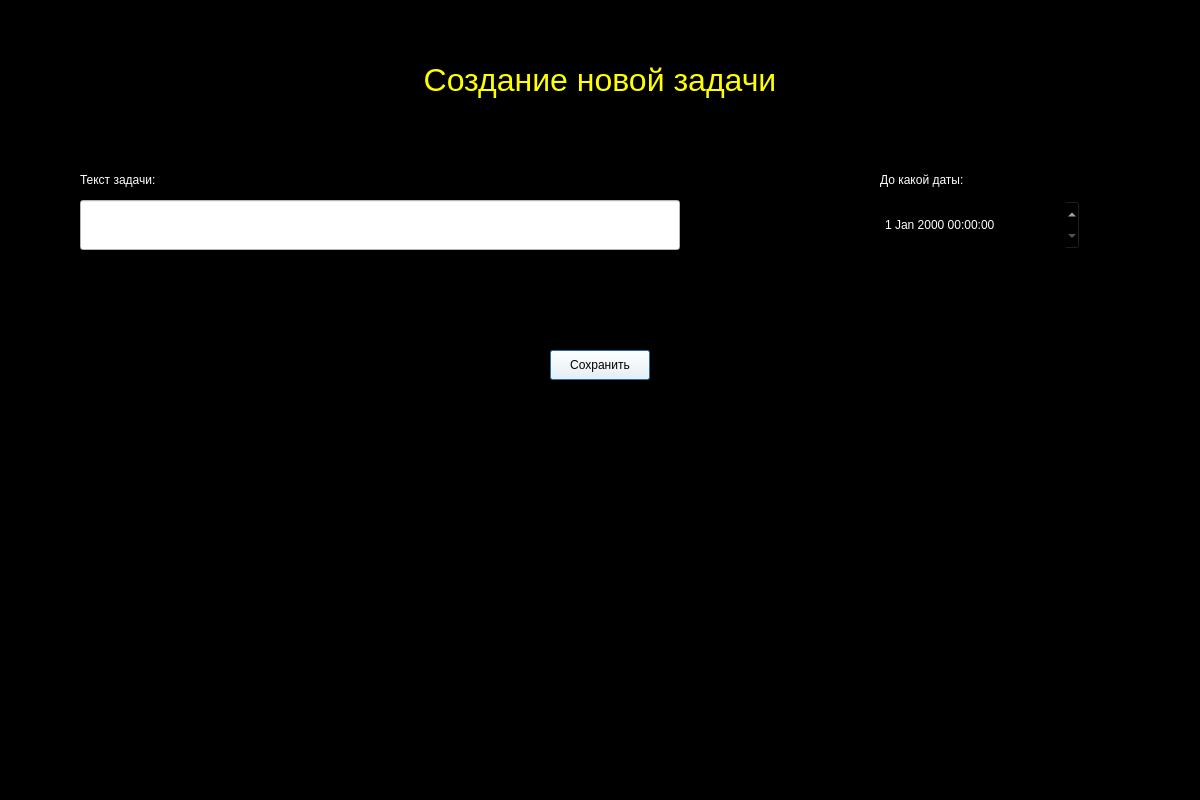
<?xml version="1.0" encoding="UTF-8"?>
<ui version="4.0">
 <class>input_new_task</class>
 <widget class="QDialog" name="input_new_task">
  <property name="geometry">
   <rect>
    <x>0</x>
    <y>0</y>
    <width>1200</width>
    <height>800</height>
   </rect>
  </property>
  <property name="palette">
   <palette>
    <active>
     <colorrole role="WindowText">
      <brush brushstyle="SolidPattern">
       <color alpha="255">
        <red>255</red>
        <green>255</green>
        <blue>255</blue>
       </color>
      </brush>
     </colorrole>
     <colorrole role="Button">
      <brush brushstyle="SolidPattern">
       <color alpha="255">
        <red>0</red>
        <green>0</green>
        <blue>0</blue>
       </color>
      </brush>
     </colorrole>
     <colorrole role="Light">
      <brush brushstyle="SolidPattern">
       <color alpha="255">
        <red>0</red>
        <green>0</green>
        <blue>0</blue>
       </color>
      </brush>
     </colorrole>
     <colorrole role="Midlight">
      <brush brushstyle="SolidPattern">
       <color alpha="255">
        <red>0</red>
        <green>0</green>
        <blue>0</blue>
       </color>
      </brush>
     </colorrole>
     <colorrole role="Dark">
      <brush brushstyle="SolidPattern">
       <color alpha="255">
        <red>0</red>
        <green>0</green>
        <blue>0</blue>
       </color>
      </brush>
     </colorrole>
     <colorrole role="Mid">
      <brush brushstyle="SolidPattern">
       <color alpha="255">
        <red>0</red>
        <green>0</green>
        <blue>0</blue>
       </color>
      </brush>
     </colorrole>
     <colorrole role="Text">
      <brush brushstyle="SolidPattern">
       <color alpha="255">
        <red>255</red>
        <green>255</green>
        <blue>255</blue>
       </color>
      </brush>
     </colorrole>
     <colorrole role="BrightText">
      <brush brushstyle="SolidPattern">
       <color alpha="255">
        <red>255</red>
        <green>255</green>
        <blue>255</blue>
       </color>
      </brush>
     </colorrole>
     <colorrole role="ButtonText">
      <brush brushstyle="SolidPattern">
       <color alpha="255">
        <red>255</red>
        <green>255</green>
        <blue>255</blue>
       </color>
      </brush>
     </colorrole>
     <colorrole role="Base">
      <brush brushstyle="SolidPattern">
       <color alpha="255">
        <red>0</red>
        <green>0</green>
        <blue>0</blue>
       </color>
      </brush>
     </colorrole>
     <colorrole role="Window">
      <brush brushstyle="SolidPattern">
       <color alpha="255">
        <red>0</red>
        <green>0</green>
        <blue>0</blue>
       </color>
      </brush>
     </colorrole>
     <colorrole role="Shadow">
      <brush brushstyle="SolidPattern">
       <color alpha="255">
        <red>0</red>
        <green>0</green>
        <blue>0</blue>
       </color>
      </brush>
     </colorrole>
     <colorrole role="AlternateBase">
      <brush brushstyle="SolidPattern">
       <color alpha="255">
        <red>0</red>
        <green>0</green>
        <blue>0</blue>
       </color>
      </brush>
     </colorrole>
     <colorrole role="ToolTipBase">
      <brush brushstyle="SolidPattern">
       <color alpha="255">
        <red>255</red>
        <green>255</green>
        <blue>220</blue>
       </color>
      </brush>
     </colorrole>
     <colorrole role="ToolTipText">
      <brush brushstyle="SolidPattern">
       <color alpha="255">
        <red>0</red>
        <green>0</green>
        <blue>0</blue>
       </color>
      </brush>
     </colorrole>
    </active>
    <inactive>
     <colorrole role="WindowText">
      <brush brushstyle="SolidPattern">
       <color alpha="255">
        <red>255</red>
        <green>255</green>
        <blue>255</blue>
       </color>
      </brush>
     </colorrole>
     <colorrole role="Button">
      <brush brushstyle="SolidPattern">
       <color alpha="255">
        <red>0</red>
        <green>0</green>
        <blue>0</blue>
       </color>
      </brush>
     </colorrole>
     <colorrole role="Light">
      <brush brushstyle="SolidPattern">
       <color alpha="255">
        <red>0</red>
        <green>0</green>
        <blue>0</blue>
       </color>
      </brush>
     </colorrole>
     <colorrole role="Midlight">
      <brush brushstyle="SolidPattern">
       <color alpha="255">
        <red>0</red>
        <green>0</green>
        <blue>0</blue>
       </color>
      </brush>
     </colorrole>
     <colorrole role="Dark">
      <brush brushstyle="SolidPattern">
       <color alpha="255">
        <red>0</red>
        <green>0</green>
        <blue>0</blue>
       </color>
      </brush>
     </colorrole>
     <colorrole role="Mid">
      <brush brushstyle="SolidPattern">
       <color alpha="255">
        <red>0</red>
        <green>0</green>
        <blue>0</blue>
       </color>
      </brush>
     </colorrole>
     <colorrole role="Text">
      <brush brushstyle="SolidPattern">
       <color alpha="255">
        <red>255</red>
        <green>255</green>
        <blue>255</blue>
       </color>
      </brush>
     </colorrole>
     <colorrole role="BrightText">
      <brush brushstyle="SolidPattern">
       <color alpha="255">
        <red>255</red>
        <green>255</green>
        <blue>255</blue>
       </color>
      </brush>
     </colorrole>
     <colorrole role="ButtonText">
      <brush brushstyle="SolidPattern">
       <color alpha="255">
        <red>255</red>
        <green>255</green>
        <blue>255</blue>
       </color>
      </brush>
     </colorrole>
     <colorrole role="Base">
      <brush brushstyle="SolidPattern">
       <color alpha="255">
        <red>0</red>
        <green>0</green>
        <blue>0</blue>
       </color>
      </brush>
     </colorrole>
     <colorrole role="Window">
      <brush brushstyle="SolidPattern">
       <color alpha="255">
        <red>0</red>
        <green>0</green>
        <blue>0</blue>
       </color>
      </brush>
     </colorrole>
     <colorrole role="Shadow">
      <brush brushstyle="SolidPattern">
       <color alpha="255">
        <red>0</red>
        <green>0</green>
        <blue>0</blue>
       </color>
      </brush>
     </colorrole>
     <colorrole role="AlternateBase">
      <brush brushstyle="SolidPattern">
       <color alpha="255">
        <red>0</red>
        <green>0</green>
        <blue>0</blue>
       </color>
      </brush>
     </colorrole>
     <colorrole role="ToolTipBase">
      <brush brushstyle="SolidPattern">
       <color alpha="255">
        <red>255</red>
        <green>255</green>
        <blue>220</blue>
       </color>
      </brush>
     </colorrole>
     <colorrole role="ToolTipText">
      <brush brushstyle="SolidPattern">
       <color alpha="255">
        <red>0</red>
        <green>0</green>
        <blue>0</blue>
       </color>
      </brush>
     </colorrole>
    </inactive>
    <disabled>
     <colorrole role="WindowText">
      <brush brushstyle="SolidPattern">
       <color alpha="255">
        <red>0</red>
        <green>0</green>
        <blue>0</blue>
       </color>
      </brush>
     </colorrole>
     <colorrole role="Button">
      <brush brushstyle="SolidPattern">
       <color alpha="255">
        <red>0</red>
        <green>0</green>
        <blue>0</blue>
       </color>
      </brush>
     </colorrole>
     <colorrole role="Light">
      <brush brushstyle="SolidPattern">
       <color alpha="255">
        <red>0</red>
        <green>0</green>
        <blue>0</blue>
       </color>
      </brush>
     </colorrole>
     <colorrole role="Midlight">
      <brush brushstyle="SolidPattern">
       <color alpha="255">
        <red>0</red>
        <green>0</green>
        <blue>0</blue>
       </color>
      </brush>
     </colorrole>
     <colorrole role="Dark">
      <brush brushstyle="SolidPattern">
       <color alpha="255">
        <red>0</red>
        <green>0</green>
        <blue>0</blue>
       </color>
      </brush>
     </colorrole>
     <colorrole role="Mid">
      <brush brushstyle="SolidPattern">
       <color alpha="255">
        <red>0</red>
        <green>0</green>
        <blue>0</blue>
       </color>
      </brush>
     </colorrole>
     <colorrole role="Text">
      <brush brushstyle="SolidPattern">
       <color alpha="255">
        <red>0</red>
        <green>0</green>
        <blue>0</blue>
       </color>
      </brush>
     </colorrole>
     <colorrole role="BrightText">
      <brush brushstyle="SolidPattern">
       <color alpha="255">
        <red>255</red>
        <green>255</green>
        <blue>255</blue>
       </color>
      </brush>
     </colorrole>
     <colorrole role="ButtonText">
      <brush brushstyle="SolidPattern">
       <color alpha="255">
        <red>0</red>
        <green>0</green>
        <blue>0</blue>
       </color>
      </brush>
     </colorrole>
     <colorrole role="Base">
      <brush brushstyle="SolidPattern">
       <color alpha="255">
        <red>0</red>
        <green>0</green>
        <blue>0</blue>
       </color>
      </brush>
     </colorrole>
     <colorrole role="Window">
      <brush brushstyle="SolidPattern">
       <color alpha="255">
        <red>0</red>
        <green>0</green>
        <blue>0</blue>
       </color>
      </brush>
     </colorrole>
     <colorrole role="Shadow">
      <brush brushstyle="SolidPattern">
       <color alpha="255">
        <red>0</red>
        <green>0</green>
        <blue>0</blue>
       </color>
      </brush>
     </colorrole>
     <colorrole role="AlternateBase">
      <brush brushstyle="SolidPattern">
       <color alpha="255">
        <red>0</red>
        <green>0</green>
        <blue>0</blue>
       </color>
      </brush>
     </colorrole>
     <colorrole role="ToolTipBase">
      <brush brushstyle="SolidPattern">
       <color alpha="255">
        <red>255</red>
        <green>255</green>
        <blue>220</blue>
       </color>
      </brush>
     </colorrole>
     <colorrole role="ToolTipText">
      <brush brushstyle="SolidPattern">
       <color alpha="255">
        <red>0</red>
        <green>0</green>
        <blue>0</blue>
       </color>
      </brush>
     </colorrole>
    </disabled>
   </palette>
  </property>
  <property name="font">
   <font>
    <family>Arial</family>
   </font>
  </property>
  <property name="windowTitle">
   <string>Новая задача</string>
  </property>
  <widget class="QLabel" name="label_3">
   <property name="geometry">
    <rect>
     <x>100</x>
     <y>30</y>
     <width>1000</width>
     <height>100</height>
    </rect>
   </property>
   <property name="palette">
    <palette>
     <active>
      <colorrole role="WindowText">
       <brush brushstyle="SolidPattern">
        <color alpha="255">
         <red>255</red>
         <green>255</green>
         <blue>0</blue>
        </color>
       </brush>
      </colorrole>
      <colorrole role="Button">
       <brush brushstyle="SolidPattern">
        <color alpha="255">
         <red>255</red>
         <green>255</green>
         <blue>0</blue>
        </color>
       </brush>
      </colorrole>
      <colorrole role="Light">
       <brush brushstyle="SolidPattern">
        <color alpha="255">
         <red>255</red>
         <green>255</green>
         <blue>127</blue>
        </color>
       </brush>
      </colorrole>
      <colorrole role="Midlight">
       <brush brushstyle="SolidPattern">
        <color alpha="255">
         <red>255</red>
         <green>255</green>
         <blue>63</blue>
        </color>
       </brush>
      </colorrole>
      <colorrole role="Dark">
       <brush brushstyle="SolidPattern">
        <color alpha="255">
         <red>127</red>
         <green>127</green>
         <blue>0</blue>
        </color>
       </brush>
      </colorrole>
      <colorrole role="Mid">
       <brush brushstyle="SolidPattern">
        <color alpha="255">
         <red>170</red>
         <green>170</green>
         <blue>0</blue>
        </color>
       </brush>
      </colorrole>
      <colorrole role="Text">
       <brush brushstyle="SolidPattern">
        <color alpha="255">
         <red>0</red>
         <green>0</green>
         <blue>0</blue>
        </color>
       </brush>
      </colorrole>
      <colorrole role="BrightText">
       <brush brushstyle="SolidPattern">
        <color alpha="255">
         <red>255</red>
         <green>255</green>
         <blue>255</blue>
        </color>
       </brush>
      </colorrole>
      <colorrole role="ButtonText">
       <brush brushstyle="SolidPattern">
        <color alpha="255">
         <red>0</red>
         <green>0</green>
         <blue>0</blue>
        </color>
       </brush>
      </colorrole>
      <colorrole role="Base">
       <brush brushstyle="SolidPattern">
        <color alpha="255">
         <red>255</red>
         <green>255</green>
         <blue>255</blue>
        </color>
       </brush>
      </colorrole>
      <colorrole role="Window">
       <brush brushstyle="SolidPattern">
        <color alpha="255">
         <red>255</red>
         <green>255</green>
         <blue>0</blue>
        </color>
       </brush>
      </colorrole>
      <colorrole role="Shadow">
       <brush brushstyle="SolidPattern">
        <color alpha="255">
         <red>0</red>
         <green>0</green>
         <blue>0</blue>
        </color>
       </brush>
      </colorrole>
      <colorrole role="AlternateBase">
       <brush brushstyle="SolidPattern">
        <color alpha="255">
         <red>255</red>
         <green>255</green>
         <blue>127</blue>
        </color>
       </brush>
      </colorrole>
      <colorrole role="ToolTipBase">
       <brush brushstyle="SolidPattern">
        <color alpha="255">
         <red>255</red>
         <green>255</green>
         <blue>220</blue>
        </color>
       </brush>
      </colorrole>
      <colorrole role="ToolTipText">
       <brush brushstyle="SolidPattern">
        <color alpha="255">
         <red>0</red>
         <green>0</green>
         <blue>0</blue>
        </color>
       </brush>
      </colorrole>
     </active>
     <inactive>
      <colorrole role="WindowText">
       <brush brushstyle="SolidPattern">
        <color alpha="255">
         <red>255</red>
         <green>255</green>
         <blue>0</blue>
        </color>
       </brush>
      </colorrole>
      <colorrole role="Button">
       <brush brushstyle="SolidPattern">
        <color alpha="255">
         <red>255</red>
         <green>255</green>
         <blue>0</blue>
        </color>
       </brush>
      </colorrole>
      <colorrole role="Light">
       <brush brushstyle="SolidPattern">
        <color alpha="255">
         <red>255</red>
         <green>255</green>
         <blue>127</blue>
        </color>
       </brush>
      </colorrole>
      <colorrole role="Midlight">
       <brush brushstyle="SolidPattern">
        <color alpha="255">
         <red>255</red>
         <green>255</green>
         <blue>63</blue>
        </color>
       </brush>
      </colorrole>
      <colorrole role="Dark">
       <brush brushstyle="SolidPattern">
        <color alpha="255">
         <red>127</red>
         <green>127</green>
         <blue>0</blue>
        </color>
       </brush>
      </colorrole>
      <colorrole role="Mid">
       <brush brushstyle="SolidPattern">
        <color alpha="255">
         <red>170</red>
         <green>170</green>
         <blue>0</blue>
        </color>
       </brush>
      </colorrole>
      <colorrole role="Text">
       <brush brushstyle="SolidPattern">
        <color alpha="255">
         <red>0</red>
         <green>0</green>
         <blue>0</blue>
        </color>
       </brush>
      </colorrole>
      <colorrole role="BrightText">
       <brush brushstyle="SolidPattern">
        <color alpha="255">
         <red>255</red>
         <green>255</green>
         <blue>255</blue>
        </color>
       </brush>
      </colorrole>
      <colorrole role="ButtonText">
       <brush brushstyle="SolidPattern">
        <color alpha="255">
         <red>0</red>
         <green>0</green>
         <blue>0</blue>
        </color>
       </brush>
      </colorrole>
      <colorrole role="Base">
       <brush brushstyle="SolidPattern">
        <color alpha="255">
         <red>255</red>
         <green>255</green>
         <blue>255</blue>
        </color>
       </brush>
      </colorrole>
      <colorrole role="Window">
       <brush brushstyle="SolidPattern">
        <color alpha="255">
         <red>255</red>
         <green>255</green>
         <blue>0</blue>
        </color>
       </brush>
      </colorrole>
      <colorrole role="Shadow">
       <brush brushstyle="SolidPattern">
        <color alpha="255">
         <red>0</red>
         <green>0</green>
         <blue>0</blue>
        </color>
       </brush>
      </colorrole>
      <colorrole role="AlternateBase">
       <brush brushstyle="SolidPattern">
        <color alpha="255">
         <red>255</red>
         <green>255</green>
         <blue>127</blue>
        </color>
       </brush>
      </colorrole>
      <colorrole role="ToolTipBase">
       <brush brushstyle="SolidPattern">
        <color alpha="255">
         <red>255</red>
         <green>255</green>
         <blue>220</blue>
        </color>
       </brush>
      </colorrole>
      <colorrole role="ToolTipText">
       <brush brushstyle="SolidPattern">
        <color alpha="255">
         <red>0</red>
         <green>0</green>
         <blue>0</blue>
        </color>
       </brush>
      </colorrole>
     </inactive>
     <disabled>
      <colorrole role="WindowText">
       <brush brushstyle="SolidPattern">
        <color alpha="255">
         <red>127</red>
         <green>127</green>
         <blue>0</blue>
        </color>
       </brush>
      </colorrole>
      <colorrole role="Button">
       <brush brushstyle="SolidPattern">
        <color alpha="255">
         <red>255</red>
         <green>255</green>
         <blue>0</blue>
        </color>
       </brush>
      </colorrole>
      <colorrole role="Light">
       <brush brushstyle="SolidPattern">
        <color alpha="255">
         <red>255</red>
         <green>255</green>
         <blue>127</blue>
        </color>
       </brush>
      </colorrole>
      <colorrole role="Midlight">
       <brush brushstyle="SolidPattern">
        <color alpha="255">
         <red>255</red>
         <green>255</green>
         <blue>63</blue>
        </color>
       </brush>
      </colorrole>
      <colorrole role="Dark">
       <brush brushstyle="SolidPattern">
        <color alpha="255">
         <red>127</red>
         <green>127</green>
         <blue>0</blue>
        </color>
       </brush>
      </colorrole>
      <colorrole role="Mid">
       <brush brushstyle="SolidPattern">
        <color alpha="255">
         <red>170</red>
         <green>170</green>
         <blue>0</blue>
        </color>
       </brush>
      </colorrole>
      <colorrole role="Text">
       <brush brushstyle="SolidPattern">
        <color alpha="255">
         <red>127</red>
         <green>127</green>
         <blue>0</blue>
        </color>
       </brush>
      </colorrole>
      <colorrole role="BrightText">
       <brush brushstyle="SolidPattern">
        <color alpha="255">
         <red>255</red>
         <green>255</green>
         <blue>255</blue>
        </color>
       </brush>
      </colorrole>
      <colorrole role="ButtonText">
       <brush brushstyle="SolidPattern">
        <color alpha="255">
         <red>127</red>
         <green>127</green>
         <blue>0</blue>
        </color>
       </brush>
      </colorrole>
      <colorrole role="Base">
       <brush brushstyle="SolidPattern">
        <color alpha="255">
         <red>255</red>
         <green>255</green>
         <blue>0</blue>
        </color>
       </brush>
      </colorrole>
      <colorrole role="Window">
       <brush brushstyle="SolidPattern">
        <color alpha="255">
         <red>255</red>
         <green>255</green>
         <blue>0</blue>
        </color>
       </brush>
      </colorrole>
      <colorrole role="Shadow">
       <brush brushstyle="SolidPattern">
        <color alpha="255">
         <red>0</red>
         <green>0</green>
         <blue>0</blue>
        </color>
       </brush>
      </colorrole>
      <colorrole role="AlternateBase">
       <brush brushstyle="SolidPattern">
        <color alpha="255">
         <red>255</red>
         <green>255</green>
         <blue>0</blue>
        </color>
       </brush>
      </colorrole>
      <colorrole role="ToolTipBase">
       <brush brushstyle="SolidPattern">
        <color alpha="255">
         <red>255</red>
         <green>255</green>
         <blue>220</blue>
        </color>
       </brush>
      </colorrole>
      <colorrole role="ToolTipText">
       <brush brushstyle="SolidPattern">
        <color alpha="255">
         <red>0</red>
         <green>0</green>
         <blue>0</blue>
        </color>
       </brush>
      </colorrole>
     </disabled>
    </palette>
   </property>
   <property name="font">
    <font>
     <family>Arial</family>
     <pointsize>24</pointsize>
    </font>
   </property>
   <property name="mouseTracking">
    <bool>false</bool>
   </property>
   <property name="layoutDirection">
    <enum>Qt::LeftToRight</enum>
   </property>
   <property name="text">
    <string>Создание новой задачи</string>
   </property>
   <property name="alignment">
    <set>Qt::AlignCenter</set>
   </property>
  </widget>
  <widget class="QLineEdit" name="lineEdit">
   <property name="geometry">
    <rect>
     <x>80</x>
     <y>200</y>
     <width>600</width>
     <height>50</height>
    </rect>
   </property>
   <property name="palette">
    <palette>
     <active>
      <colorrole role="WindowText">
       <brush brushstyle="SolidPattern">
        <color alpha="255">
         <red>0</red>
         <green>0</green>
         <blue>0</blue>
        </color>
       </brush>
      </colorrole>
      <colorrole role="Button">
       <brush brushstyle="SolidPattern">
        <color alpha="255">
         <red>255</red>
         <green>255</green>
         <blue>255</blue>
        </color>
       </brush>
      </colorrole>
      <colorrole role="Light">
       <brush brushstyle="SolidPattern">
        <color alpha="255">
         <red>255</red>
         <green>255</green>
         <blue>255</blue>
        </color>
       </brush>
      </colorrole>
      <colorrole role="Midlight">
       <brush brushstyle="SolidPattern">
        <color alpha="255">
         <red>255</red>
         <green>255</green>
         <blue>255</blue>
        </color>
       </brush>
      </colorrole>
      <colorrole role="Dark">
       <brush brushstyle="SolidPattern">
        <color alpha="255">
         <red>127</red>
         <green>127</green>
         <blue>127</blue>
        </color>
       </brush>
      </colorrole>
      <colorrole role="Mid">
       <brush brushstyle="SolidPattern">
        <color alpha="255">
         <red>170</red>
         <green>170</green>
         <blue>170</blue>
        </color>
       </brush>
      </colorrole>
      <colorrole role="Text">
       <brush brushstyle="SolidPattern">
        <color alpha="255">
         <red>0</red>
         <green>0</green>
         <blue>0</blue>
        </color>
       </brush>
      </colorrole>
      <colorrole role="BrightText">
       <brush brushstyle="SolidPattern">
        <color alpha="255">
         <red>255</red>
         <green>255</green>
         <blue>255</blue>
        </color>
       </brush>
      </colorrole>
      <colorrole role="ButtonText">
       <brush brushstyle="SolidPattern">
        <color alpha="255">
         <red>0</red>
         <green>0</green>
         <blue>0</blue>
        </color>
       </brush>
      </colorrole>
      <colorrole role="Base">
       <brush brushstyle="SolidPattern">
        <color alpha="255">
         <red>255</red>
         <green>255</green>
         <blue>255</blue>
        </color>
       </brush>
      </colorrole>
      <colorrole role="Window">
       <brush brushstyle="SolidPattern">
        <color alpha="255">
         <red>255</red>
         <green>255</green>
         <blue>255</blue>
        </color>
       </brush>
      </colorrole>
      <colorrole role="Shadow">
       <brush brushstyle="SolidPattern">
        <color alpha="255">
         <red>0</red>
         <green>0</green>
         <blue>0</blue>
        </color>
       </brush>
      </colorrole>
      <colorrole role="AlternateBase">
       <brush brushstyle="SolidPattern">
        <color alpha="255">
         <red>255</red>
         <green>255</green>
         <blue>255</blue>
        </color>
       </brush>
      </colorrole>
      <colorrole role="ToolTipBase">
       <brush brushstyle="SolidPattern">
        <color alpha="255">
         <red>255</red>
         <green>255</green>
         <blue>220</blue>
        </color>
       </brush>
      </colorrole>
      <colorrole role="ToolTipText">
       <brush brushstyle="SolidPattern">
        <color alpha="255">
         <red>0</red>
         <green>0</green>
         <blue>0</blue>
        </color>
       </brush>
      </colorrole>
     </active>
     <inactive>
      <colorrole role="WindowText">
       <brush brushstyle="SolidPattern">
        <color alpha="255">
         <red>0</red>
         <green>0</green>
         <blue>0</blue>
        </color>
       </brush>
      </colorrole>
      <colorrole role="Button">
       <brush brushstyle="SolidPattern">
        <color alpha="255">
         <red>255</red>
         <green>255</green>
         <blue>255</blue>
        </color>
       </brush>
      </colorrole>
      <colorrole role="Light">
       <brush brushstyle="SolidPattern">
        <color alpha="255">
         <red>255</red>
         <green>255</green>
         <blue>255</blue>
        </color>
       </brush>
      </colorrole>
      <colorrole role="Midlight">
       <brush brushstyle="SolidPattern">
        <color alpha="255">
         <red>255</red>
         <green>255</green>
         <blue>255</blue>
        </color>
       </brush>
      </colorrole>
      <colorrole role="Dark">
       <brush brushstyle="SolidPattern">
        <color alpha="255">
         <red>127</red>
         <green>127</green>
         <blue>127</blue>
        </color>
       </brush>
      </colorrole>
      <colorrole role="Mid">
       <brush brushstyle="SolidPattern">
        <color alpha="255">
         <red>170</red>
         <green>170</green>
         <blue>170</blue>
        </color>
       </brush>
      </colorrole>
      <colorrole role="Text">
       <brush brushstyle="SolidPattern">
        <color alpha="255">
         <red>0</red>
         <green>0</green>
         <blue>0</blue>
        </color>
       </brush>
      </colorrole>
      <colorrole role="BrightText">
       <brush brushstyle="SolidPattern">
        <color alpha="255">
         <red>255</red>
         <green>255</green>
         <blue>255</blue>
        </color>
       </brush>
      </colorrole>
      <colorrole role="ButtonText">
       <brush brushstyle="SolidPattern">
        <color alpha="255">
         <red>0</red>
         <green>0</green>
         <blue>0</blue>
        </color>
       </brush>
      </colorrole>
      <colorrole role="Base">
       <brush brushstyle="SolidPattern">
        <color alpha="255">
         <red>255</red>
         <green>255</green>
         <blue>255</blue>
        </color>
       </brush>
      </colorrole>
      <colorrole role="Window">
       <brush brushstyle="SolidPattern">
        <color alpha="255">
         <red>255</red>
         <green>255</green>
         <blue>255</blue>
        </color>
       </brush>
      </colorrole>
      <colorrole role="Shadow">
       <brush brushstyle="SolidPattern">
        <color alpha="255">
         <red>0</red>
         <green>0</green>
         <blue>0</blue>
        </color>
       </brush>
      </colorrole>
      <colorrole role="AlternateBase">
       <brush brushstyle="SolidPattern">
        <color alpha="255">
         <red>255</red>
         <green>255</green>
         <blue>255</blue>
        </color>
       </brush>
      </colorrole>
      <colorrole role="ToolTipBase">
       <brush brushstyle="SolidPattern">
        <color alpha="255">
         <red>255</red>
         <green>255</green>
         <blue>220</blue>
        </color>
       </brush>
      </colorrole>
      <colorrole role="ToolTipText">
       <brush brushstyle="SolidPattern">
        <color alpha="255">
         <red>0</red>
         <green>0</green>
         <blue>0</blue>
        </color>
       </brush>
      </colorrole>
     </inactive>
     <disabled>
      <colorrole role="WindowText">
       <brush brushstyle="SolidPattern">
        <color alpha="255">
         <red>127</red>
         <green>127</green>
         <blue>127</blue>
        </color>
       </brush>
      </colorrole>
      <colorrole role="Button">
       <brush brushstyle="SolidPattern">
        <color alpha="255">
         <red>255</red>
         <green>255</green>
         <blue>255</blue>
        </color>
       </brush>
      </colorrole>
      <colorrole role="Light">
       <brush brushstyle="SolidPattern">
        <color alpha="255">
         <red>255</red>
         <green>255</green>
         <blue>255</blue>
        </color>
       </brush>
      </colorrole>
      <colorrole role="Midlight">
       <brush brushstyle="SolidPattern">
        <color alpha="255">
         <red>255</red>
         <green>255</green>
         <blue>255</blue>
        </color>
       </brush>
      </colorrole>
      <colorrole role="Dark">
       <brush brushstyle="SolidPattern">
        <color alpha="255">
         <red>127</red>
         <green>127</green>
         <blue>127</blue>
        </color>
       </brush>
      </colorrole>
      <colorrole role="Mid">
       <brush brushstyle="SolidPattern">
        <color alpha="255">
         <red>170</red>
         <green>170</green>
         <blue>170</blue>
        </color>
       </brush>
      </colorrole>
      <colorrole role="Text">
       <brush brushstyle="SolidPattern">
        <color alpha="255">
         <red>127</red>
         <green>127</green>
         <blue>127</blue>
        </color>
       </brush>
      </colorrole>
      <colorrole role="BrightText">
       <brush brushstyle="SolidPattern">
        <color alpha="255">
         <red>255</red>
         <green>255</green>
         <blue>255</blue>
        </color>
       </brush>
      </colorrole>
      <colorrole role="ButtonText">
       <brush brushstyle="SolidPattern">
        <color alpha="255">
         <red>127</red>
         <green>127</green>
         <blue>127</blue>
        </color>
       </brush>
      </colorrole>
      <colorrole role="Base">
       <brush brushstyle="SolidPattern">
        <color alpha="255">
         <red>255</red>
         <green>255</green>
         <blue>255</blue>
        </color>
       </brush>
      </colorrole>
      <colorrole role="Window">
       <brush brushstyle="SolidPattern">
        <color alpha="255">
         <red>255</red>
         <green>255</green>
         <blue>255</blue>
        </color>
       </brush>
      </colorrole>
      <colorrole role="Shadow">
       <brush brushstyle="SolidPattern">
        <color alpha="255">
         <red>0</red>
         <green>0</green>
         <blue>0</blue>
        </color>
       </brush>
      </colorrole>
      <colorrole role="AlternateBase">
       <brush brushstyle="SolidPattern">
        <color alpha="255">
         <red>255</red>
         <green>255</green>
         <blue>255</blue>
        </color>
       </brush>
      </colorrole>
      <colorrole role="ToolTipBase">
       <brush brushstyle="SolidPattern">
        <color alpha="255">
         <red>255</red>
         <green>255</green>
         <blue>220</blue>
        </color>
       </brush>
      </colorrole>
      <colorrole role="ToolTipText">
       <brush brushstyle="SolidPattern">
        <color alpha="255">
         <red>0</red>
         <green>0</green>
         <blue>0</blue>
        </color>
       </brush>
      </colorrole>
     </disabled>
    </palette>
   </property>
   <property name="font">
    <font>
     <family>Arial</family>
     <pointsize>10</pointsize>
    </font>
   </property>
   <property name="text">
    <string/>
   </property>
   <property name="alignment">
    <set>Qt::AlignCenter</set>
   </property>
  </widget>
  <widget class="QPushButton" name="pushButton">
   <property name="geometry">
    <rect>
     <x>550</x>
     <y>350</y>
     <width>100</width>
     <height>30</height>
    </rect>
   </property>
   <property name="palette">
    <palette>
     <active>
      <colorrole role="WindowText">
       <brush brushstyle="SolidPattern">
        <color alpha="255">
         <red>0</red>
         <green>0</green>
         <blue>0</blue>
        </color>
       </brush>
      </colorrole>
      <colorrole role="Button">
       <brush brushstyle="SolidPattern">
        <color alpha="255">
         <red>255</red>
         <green>255</green>
         <blue>255</blue>
        </color>
       </brush>
      </colorrole>
      <colorrole role="Light">
       <brush brushstyle="SolidPattern">
        <color alpha="255">
         <red>255</red>
         <green>255</green>
         <blue>255</blue>
        </color>
       </brush>
      </colorrole>
      <colorrole role="Midlight">
       <brush brushstyle="SolidPattern">
        <color alpha="255">
         <red>255</red>
         <green>255</green>
         <blue>255</blue>
        </color>
       </brush>
      </colorrole>
      <colorrole role="Dark">
       <brush brushstyle="SolidPattern">
        <color alpha="255">
         <red>127</red>
         <green>127</green>
         <blue>127</blue>
        </color>
       </brush>
      </colorrole>
      <colorrole role="Mid">
       <brush brushstyle="SolidPattern">
        <color alpha="255">
         <red>170</red>
         <green>170</green>
         <blue>170</blue>
        </color>
       </brush>
      </colorrole>
      <colorrole role="Text">
       <brush brushstyle="SolidPattern">
        <color alpha="255">
         <red>0</red>
         <green>0</green>
         <blue>0</blue>
        </color>
       </brush>
      </colorrole>
      <colorrole role="BrightText">
       <brush brushstyle="SolidPattern">
        <color alpha="255">
         <red>255</red>
         <green>255</green>
         <blue>255</blue>
        </color>
       </brush>
      </colorrole>
      <colorrole role="ButtonText">
       <brush brushstyle="SolidPattern">
        <color alpha="255">
         <red>0</red>
         <green>0</green>
         <blue>0</blue>
        </color>
       </brush>
      </colorrole>
      <colorrole role="Base">
       <brush brushstyle="SolidPattern">
        <color alpha="255">
         <red>255</red>
         <green>255</green>
         <blue>255</blue>
        </color>
       </brush>
      </colorrole>
      <colorrole role="Window">
       <brush brushstyle="SolidPattern">
        <color alpha="255">
         <red>255</red>
         <green>255</green>
         <blue>255</blue>
        </color>
       </brush>
      </colorrole>
      <colorrole role="Shadow">
       <brush brushstyle="SolidPattern">
        <color alpha="255">
         <red>0</red>
         <green>0</green>
         <blue>0</blue>
        </color>
       </brush>
      </colorrole>
      <colorrole role="AlternateBase">
       <brush brushstyle="SolidPattern">
        <color alpha="255">
         <red>255</red>
         <green>255</green>
         <blue>255</blue>
        </color>
       </brush>
      </colorrole>
      <colorrole role="ToolTipBase">
       <brush brushstyle="SolidPattern">
        <color alpha="255">
         <red>255</red>
         <green>255</green>
         <blue>220</blue>
        </color>
       </brush>
      </colorrole>
      <colorrole role="ToolTipText">
       <brush brushstyle="SolidPattern">
        <color alpha="255">
         <red>0</red>
         <green>0</green>
         <blue>0</blue>
        </color>
       </brush>
      </colorrole>
     </active>
     <inactive>
      <colorrole role="WindowText">
       <brush brushstyle="SolidPattern">
        <color alpha="255">
         <red>0</red>
         <green>0</green>
         <blue>0</blue>
        </color>
       </brush>
      </colorrole>
      <colorrole role="Button">
       <brush brushstyle="SolidPattern">
        <color alpha="255">
         <red>255</red>
         <green>255</green>
         <blue>255</blue>
        </color>
       </brush>
      </colorrole>
      <colorrole role="Light">
       <brush brushstyle="SolidPattern">
        <color alpha="255">
         <red>255</red>
         <green>255</green>
         <blue>255</blue>
        </color>
       </brush>
      </colorrole>
      <colorrole role="Midlight">
       <brush brushstyle="SolidPattern">
        <color alpha="255">
         <red>255</red>
         <green>255</green>
         <blue>255</blue>
        </color>
       </brush>
      </colorrole>
      <colorrole role="Dark">
       <brush brushstyle="SolidPattern">
        <color alpha="255">
         <red>127</red>
         <green>127</green>
         <blue>127</blue>
        </color>
       </brush>
      </colorrole>
      <colorrole role="Mid">
       <brush brushstyle="SolidPattern">
        <color alpha="255">
         <red>170</red>
         <green>170</green>
         <blue>170</blue>
        </color>
       </brush>
      </colorrole>
      <colorrole role="Text">
       <brush brushstyle="SolidPattern">
        <color alpha="255">
         <red>0</red>
         <green>0</green>
         <blue>0</blue>
        </color>
       </brush>
      </colorrole>
      <colorrole role="BrightText">
       <brush brushstyle="SolidPattern">
        <color alpha="255">
         <red>255</red>
         <green>255</green>
         <blue>255</blue>
        </color>
       </brush>
      </colorrole>
      <colorrole role="ButtonText">
       <brush brushstyle="SolidPattern">
        <color alpha="255">
         <red>0</red>
         <green>0</green>
         <blue>0</blue>
        </color>
       </brush>
      </colorrole>
      <colorrole role="Base">
       <brush brushstyle="SolidPattern">
        <color alpha="255">
         <red>255</red>
         <green>255</green>
         <blue>255</blue>
        </color>
       </brush>
      </colorrole>
      <colorrole role="Window">
       <brush brushstyle="SolidPattern">
        <color alpha="255">
         <red>255</red>
         <green>255</green>
         <blue>255</blue>
        </color>
       </brush>
      </colorrole>
      <colorrole role="Shadow">
       <brush brushstyle="SolidPattern">
        <color alpha="255">
         <red>0</red>
         <green>0</green>
         <blue>0</blue>
        </color>
       </brush>
      </colorrole>
      <colorrole role="AlternateBase">
       <brush brushstyle="SolidPattern">
        <color alpha="255">
         <red>255</red>
         <green>255</green>
         <blue>255</blue>
        </color>
       </brush>
      </colorrole>
      <colorrole role="ToolTipBase">
       <brush brushstyle="SolidPattern">
        <color alpha="255">
         <red>255</red>
         <green>255</green>
         <blue>220</blue>
        </color>
       </brush>
      </colorrole>
      <colorrole role="ToolTipText">
       <brush brushstyle="SolidPattern">
        <color alpha="255">
         <red>0</red>
         <green>0</green>
         <blue>0</blue>
        </color>
       </brush>
      </colorrole>
     </inactive>
     <disabled>
      <colorrole role="WindowText">
       <brush brushstyle="SolidPattern">
        <color alpha="255">
         <red>127</red>
         <green>127</green>
         <blue>127</blue>
        </color>
       </brush>
      </colorrole>
      <colorrole role="Button">
       <brush brushstyle="SolidPattern">
        <color alpha="255">
         <red>255</red>
         <green>255</green>
         <blue>255</blue>
        </color>
       </brush>
      </colorrole>
      <colorrole role="Light">
       <brush brushstyle="SolidPattern">
        <color alpha="255">
         <red>255</red>
         <green>255</green>
         <blue>255</blue>
        </color>
       </brush>
      </colorrole>
      <colorrole role="Midlight">
       <brush brushstyle="SolidPattern">
        <color alpha="255">
         <red>255</red>
         <green>255</green>
         <blue>255</blue>
        </color>
       </brush>
      </colorrole>
      <colorrole role="Dark">
       <brush brushstyle="SolidPattern">
        <color alpha="255">
         <red>127</red>
         <green>127</green>
         <blue>127</blue>
        </color>
       </brush>
      </colorrole>
      <colorrole role="Mid">
       <brush brushstyle="SolidPattern">
        <color alpha="255">
         <red>170</red>
         <green>170</green>
         <blue>170</blue>
        </color>
       </brush>
      </colorrole>
      <colorrole role="Text">
       <brush brushstyle="SolidPattern">
        <color alpha="255">
         <red>127</red>
         <green>127</green>
         <blue>127</blue>
        </color>
       </brush>
      </colorrole>
      <colorrole role="BrightText">
       <brush brushstyle="SolidPattern">
        <color alpha="255">
         <red>255</red>
         <green>255</green>
         <blue>255</blue>
        </color>
       </brush>
      </colorrole>
      <colorrole role="ButtonText">
       <brush brushstyle="SolidPattern">
        <color alpha="255">
         <red>127</red>
         <green>127</green>
         <blue>127</blue>
        </color>
       </brush>
      </colorrole>
      <colorrole role="Base">
       <brush brushstyle="SolidPattern">
        <color alpha="255">
         <red>255</red>
         <green>255</green>
         <blue>255</blue>
        </color>
       </brush>
      </colorrole>
      <colorrole role="Window">
       <brush brushstyle="SolidPattern">
        <color alpha="255">
         <red>255</red>
         <green>255</green>
         <blue>255</blue>
        </color>
       </brush>
      </colorrole>
      <colorrole role="Shadow">
       <brush brushstyle="SolidPattern">
        <color alpha="255">
         <red>0</red>
         <green>0</green>
         <blue>0</blue>
        </color>
       </brush>
      </colorrole>
      <colorrole role="AlternateBase">
       <brush brushstyle="SolidPattern">
        <color alpha="255">
         <red>255</red>
         <green>255</green>
         <blue>255</blue>
        </color>
       </brush>
      </colorrole>
      <colorrole role="ToolTipBase">
       <brush brushstyle="SolidPattern">
        <color alpha="255">
         <red>255</red>
         <green>255</green>
         <blue>220</blue>
        </color>
       </brush>
      </colorrole>
      <colorrole role="ToolTipText">
       <brush brushstyle="SolidPattern">
        <color alpha="255">
         <red>0</red>
         <green>0</green>
         <blue>0</blue>
        </color>
       </brush>
      </colorrole>
     </disabled>
    </palette>
   </property>
   <property name="text">
    <string>Сохранить</string>
   </property>
  </widget>
  <widget class="QLabel" name="label">
   <property name="geometry">
    <rect>
     <x>80</x>
     <y>170</y>
     <width>150</width>
     <height>20</height>
    </rect>
   </property>
   <property name="text">
    <string>Текст задачи:</string>
   </property>
  </widget>
  <widget class="QLabel" name="label_2">
   <property name="geometry">
    <rect>
     <x>880</x>
     <y>170</y>
     <width>150</width>
     <height>20</height>
    </rect>
   </property>
   <property name="text">
    <string>До какой даты:</string>
   </property>
  </widget>
  <widget class="QDateTimeEdit" name="dateTimeEdit">
   <property name="geometry">
    <rect>
     <x>880</x>
     <y>200</y>
     <width>200</width>
     <height>50</height>
    </rect>
   </property>
  </widget>
 </widget>
 <resources/>
 <connections/>
</ui>
